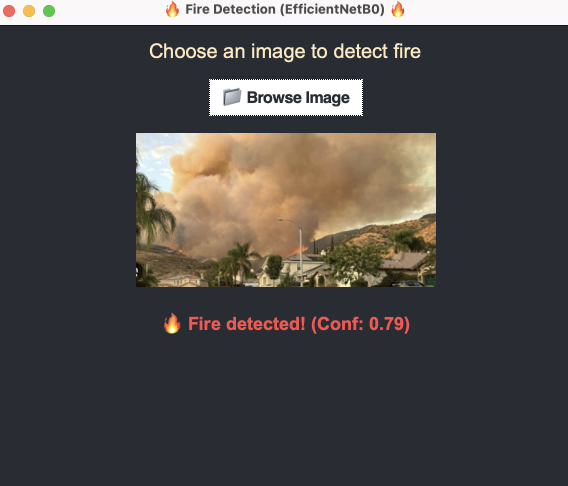
#> input picture assets/fire1.png, 1136 x 972 px (shown at 1/2 size)
$ python -i image_processing.py   (imports and definitions only)
#> lines starting #> are read from the running program, lines starting #| are printed output that depends on the picture; after the words box and inside, x2 and y2 are one past the last pixel; in counts of white or black regions, pixels touching at a corner belong together
import os
import cv2
import numpy as np
import matplotlib.pyplot as plt

# Image preprocessing functions

def create_mask(image):
    hsv = cv2.cvtColor(image, cv2.COLOR_BGR2HSV)

    # Red range #1
    lower1 = np.array([  0, 120,  80])
    upper1 = np.array([ 10, 255, 255])
    mask1 = cv2.inRange(hsv, lower1, upper1)

    # Red range #2
    lower2 = np.array([160, 120,  80])
    upper2 = np.array([180, 255, 255])
    mask2 = cv2.inRange(hsv, lower2, upper2)

    # Orange/Yellow range
    lower3 = np.array([ 10, 120,  80])
    upper3 = np.array([ 40, 255, 255])
    mask3 = cv2.inRange(hsv, lower3, upper3)

    mask = cv2.bitwise_or(mask1, mask2)
    mask = cv2.bitwise_or(mask, mask3)

    # Clean up
    kernel = cv2.getStructuringElement(cv2.MORPH_ELLIPSE, (11, 11))
    mask = cv2.morphologyEx(mask, cv2.MORPH_CLOSE, kernel)
    return mask

def segment_image(image):
    m = create_mask(image)
    seg = cv2.bitwise_and(image, image, mask=m)
    return seg / 255.0


def sharpen_image(image):
    image_blurred = cv2.GaussianBlur(image, (0, 0), 3)
    image_sharp = cv2.addWeighted(image, 1.5, image_blurred, -0.5, 0)
    return image_sharp


def preprocess_image(path, target_size=(224,224)):
#> called with path = 'assets/fire1.png', target_size = (224, 224)
    img = cv2.imread(path)
#> img is the input picture: shape (972, 1136, 3); mean B, G, R 72.7, 73.2, 75.8
    img = cv2.resize(img, target_size)
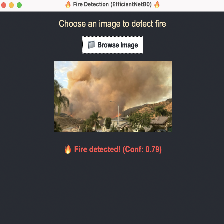
#> img: shape (224, 224, 3); mean B, G, R 72.8, 73.3, 75.8
    img = segment_image(img)
#> in create_mask, `hsv = cv2.cvtColor(image, cv2.COLOR_BGR2HSV)`: hsv: shape (224, 224, 3); mean H, S, V 94.7, 58.3, 84
#> in create_mask, `mask1 = cv2.inRange(hsv, lower1, upper1)`:
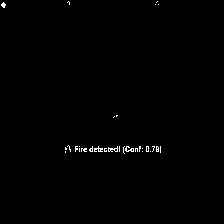
#> mask1: shape (224, 224); 0.54% white in thin lines or dots, all inside (x1, y1, x2, y2) = (1, 1, 161, 154)
#> in create_mask, `mask2 = cv2.inRange(hsv, lower2, upper2)`: mask2: shape (224, 224); 0% white in thin lines or dots, all inside (x1, y1, x2, y2) = (160, 153, 161, 154)
#> in create_mask, `mask3 = cv2.inRange(hsv, lower3, upper3)`:
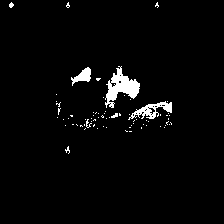
#> mask3: shape (224, 224); 2.8% white; 71 white regions (65 under 20 px), largest, box (x1, y1, x2, y2) and area: (105, 66, 140, 108) 658, (128, 101, 172, 120) 326, (71, 67, 91, 86) 179, (111, 113, 118, 118) 22, (86, 119, 92, 128) 22, (9, 2, 14, 8) 20
#> in create_mask, `mask = cv2.bitwise_or(mask, mask3)`: mask: shape (224, 224); 3.3% white; 92 white regions (82 under 20 px), largest, box (x1, y1, x2, y2) and area: (105, 66, 140, 108) 658, (128, 101, 172, 120) 326, (71, 67, 91, 86) 179
#> in create_mask, `mask = cv2.morphologyEx(mask, cv2.MORPH_CLOSE, kernel)`:
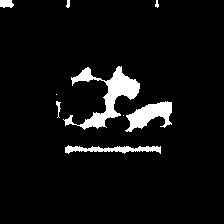
#> mask: shape (224, 224); 5.8% white; 9 white regions (2 under 20 px), largest, box (x1, y1, x2, y2) and area: (63, 66, 140, 130) 1480, (125, 101, 172, 132) 771, (65, 145, 161, 154) 458
#> in segment_image, `seg = cv2.bitwise_and(image, image, mask=m)`:
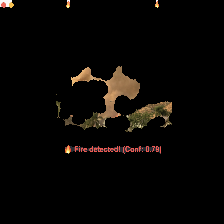
#> seg: shape (224, 224, 3); mean B, G, R 4.3, 6.2, 8.3
    img = sharpen_image(img)
#> in sharpen_image, `image_blurred = cv2.GaussianBlur(image, (0, 0), 3)`:
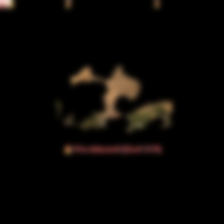
#> image_blurred: shape (224, 224, 3) float64; mean B, G, R 0.0168, 0.0242, 0.0324
#> in sharpen_image, `image_sharp = cv2.addWeighted(image, 1.5, image_blurred, -0.5, 0)`:
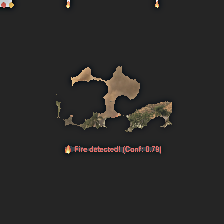
#> image_sharp: shape (224, 224, 3) float64; mean B, G, R 0.0169, 0.0243, 0.0324; drawn with min black and max white
    return img

>>> result = preprocess_image('assets/fire1.png')

$ run again, on assets/fire2.png
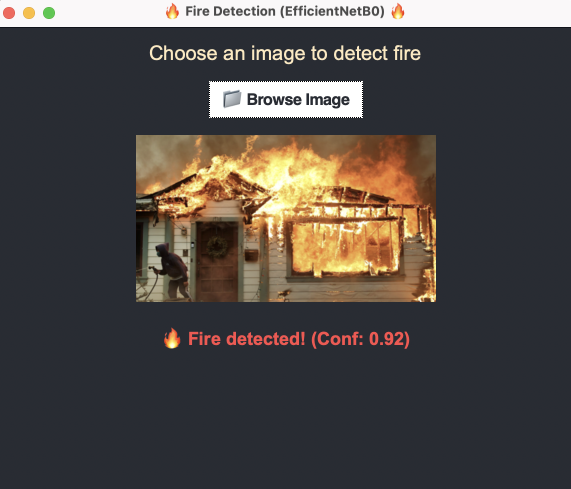
#> input picture assets/fire2.png, 1142 x 978 px (shown at 1/2 size)
#> in preprocess_image, img is the input picture: shape (978, 1142, 3); mean B, G, R 69.8, 72.4, 77.6
#> img: shape (224, 224, 3)
#> hsv: shape (224, 224, 3); mean H, S, V 93, 65, 84.8
#> in create_mask, `mask1 = cv2.inRange(hsv, lower1, upper1)`:
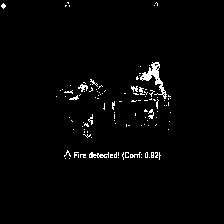
#> mask1: shape (224, 224); 2% white in thin lines or dots, all inside (x1, y1, x2, y2) = (1, 2, 171, 160)
#> mask2: shape (224, 224); 0.02% white in thin lines or dots, all inside (x1, y1, x2, y2) = (84, 153, 161, 158)
#> mask3: shape (224, 224); 9.7% white; 37 white regions (33 under 20 px), largest, box (x1, y1, x2, y2) and area: (53, 62, 171, 138) 4609, (81, 116, 93, 128) 70, (82, 129, 92, 138) 47, (9, 3, 14, 9) 21
#> in sharpen_image, `image_sharp = cv2.addWeighted(image, 1.5, image_blurred, -0.5, 0)`:
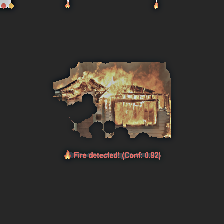
#> image_sharp: shape (224, 224, 3) float64; mean B, G, R 0.0449, 0.0715, 0.0979; drawn with min black and max white
